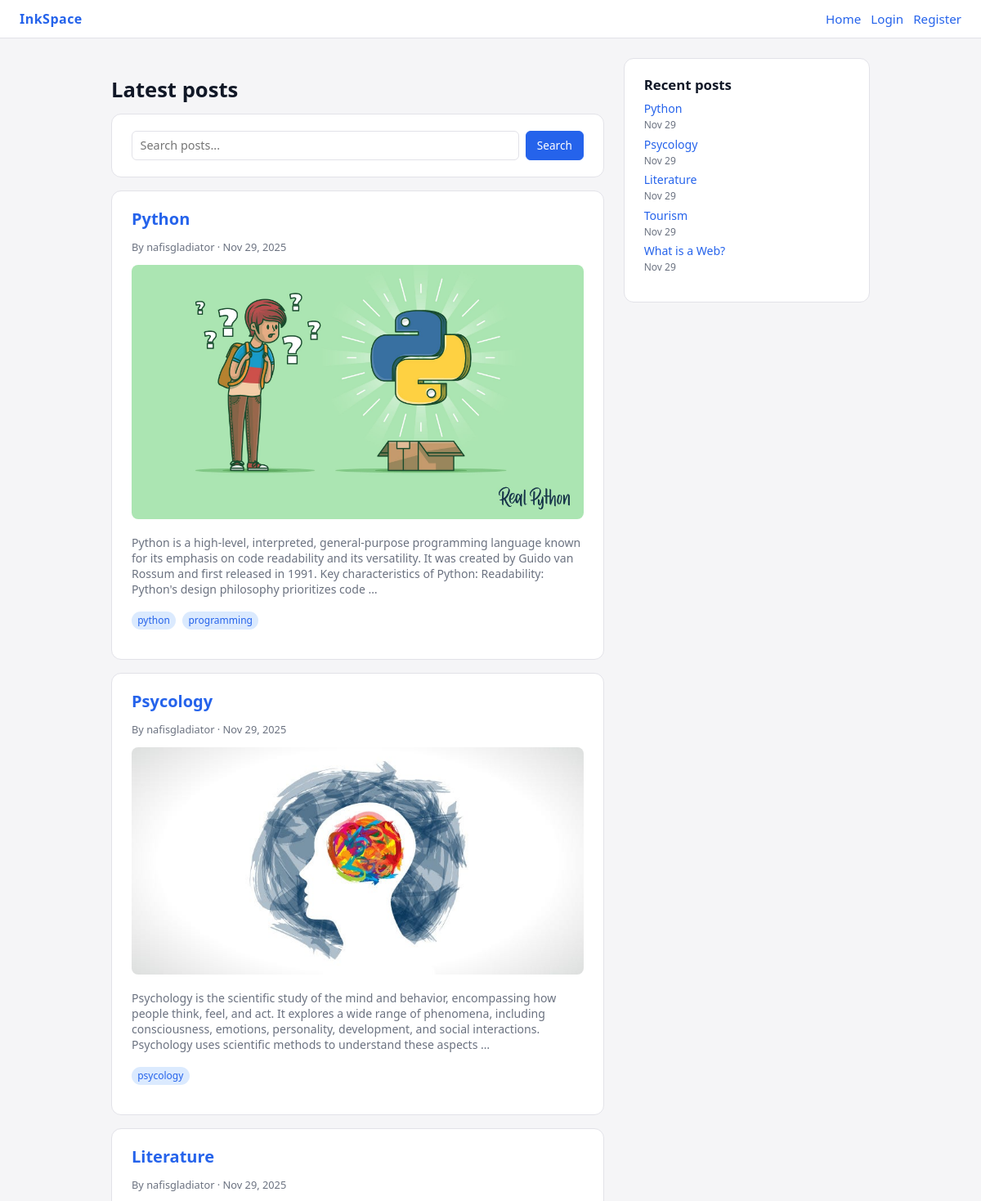
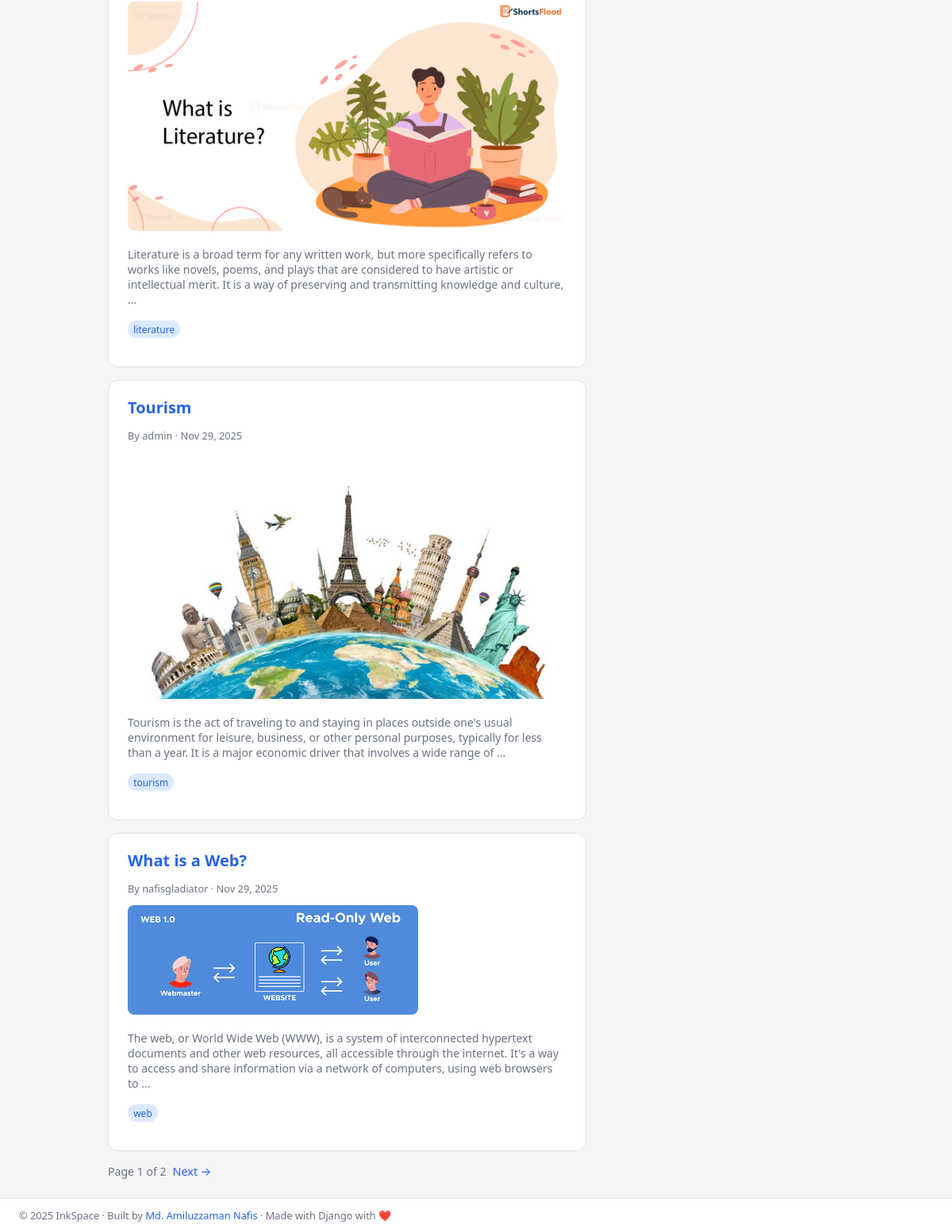
The page / on the database its author committed (2 pictures, top to bottom).
### blog/models.py (models this page shows, shortened)
class Post(models.Model):
    STATUS_CHOICES = (
        ('draft', 'Draft'),
        ('published', 'Published'),
    )
    title = models.CharField(max_length=200)
    slug = models.SlugField(unique=True, blank=True)
    author = models.ForeignKey(User, on_delete=models.CASCADE, related_name='posts')
    content = models.TextField()
    featured_image = models.ImageField(
        upload_to='posts/',
        blank=True,
        null=True
    )
    status = models.CharField(
        max_length=10,
        choices=STATUS_CHOICES,
        default='draft'
    )
    created_at = models.DateTimeField(auto_now_add=True)
    updated_at = models.DateTimeField(auto_now=True)
    tags = TaggableManager()

### blog/views.py (the view)
# urls.py: path('', views.PostListView.as_view(), name='post_list'),
class PostListView(ListView):
    model = Post
    template_name = 'blog/post_list.html'
    context_object_name = 'posts'
    paginate_by = 5
    def get_queryset(self):
        queryset = Post.objects.filter(status='published').order_by('-created_at')
        query = self.request.GET.get('q')
        if query:
            queryset = queryset.filter(
                Q(title__icontains=query) |
                Q(content__icontains=query)
            )
        return queryset
    def get_context_data(self, **kwargs):
        context = super().get_context_data(**kwargs)
        context['q'] = self.request.GET.get('q', '')
        return context

### blog/templatetags/blog_extras.py (called while the page is built)
@register.simple_tag
def recent_posts(count=5):
    return Post.objects.filter(status='published').order_by('-created_at')[:count]

### templates/blog/post_list.html (shortened to what this page needs)
{% extends "base.html" %}
{% load blog_extras %}
{% block content %}
<h1 class="page-title">Latest posts</h1>
<div class="search-bar card">
    <form method="get" class="search-row">
        <input type="text" name="q" placeholder="Search posts..." value="{{ q }}">
        <button type="submit" class="btn">Search</button>
    </form>
</div>
{% for post in posts %}
    <article class="card">
        <div class="card-header">
            <h2 class="card-title">
                <a href="{% url 'post_detail' post.slug %}">{{ post.title }}</a>
            </h2>
            <p class="card-meta">
                By {{ post.author }} · {{ post.created_at|date:"M j, Y" }}
            </p>
        </div>
        {% if post.featured_image %}
            <div style="margin-bottom:0.75rem;">
                <img src="{{ post.featured_image.url }}" alt="{{ post.title }}" style="max-width:100%; border-radius:8px;">
            </div>
        {% endif %}
        <p class="muted">
            {{ post.content|truncatewords:40 }}
        </p>
        <p>
            {% for tag in post.tags.all %}
                <a href="{% url 'post_by_tag' tag.slug %}" class="tag-pill">{{ tag.name }}</a>
            {% empty %}
                <span class="muted">No tags</span>
            {% endfor %}
        </p>
    </article>
{% endfor %}
<div class="pagination">
    {% if is_paginated %}
        <span class="muted">
            Page {{ page_obj.number }} of {{ page_obj.paginator.num_pages }}
        </span>
        {% if page_obj.has_next %}
            <a href="?q={{ q }}&page={{ page_obj.next_page_number }}">Next →</a>
        {% endif %}
    {% endif %}
</div>
{% endblock %}
{% block sidebar %}
<div class="card">
    <h3 class="card-title" style="font-size:1.05rem;">Recent posts</h3>
    {% recent_posts 5 as recent_list %}
    <ul class="muted" style="list-style:none; padding-left:0; margin-top:0.5rem;">
        {% for p in recent_list %}
            <li style="margin-bottom:0.35rem;">
                <a href="{% url 'post_detail' p.slug %}">{{ p.title }}</a><br>
                <span style="font-size:0.75rem;">{{ p.created_at|date:"M j" }}</span>
            </li>
        {% empty %}
            <li>No recent posts yet.</li>
        {% endfor %}
    </ul>
</div>
{% endblock %}

### templates/base.html (shortened to what this page needs)
{% load static %}
<!DOCTYPE html>
<html lang="en">
<head>
</head>
<body>
<div class="layout">
    <header class="navbar">
        <div class="navbar-brand">
            <a href="{% url 'post_list' %}">InkSpace</a>
        </div>
        <nav class="navbar-links">
            <a href="{% url 'post_list' %}">Home</a>
            {% if user.is_authenticated %}
                <a href="{% url 'dashboard' %}">Dashboard</a>
                <form method="post" action="{% url 'logout' %}">
                    {% csrf_token %}
                    <button type="submit" class="btn-outline">Logout</button>
                </form>
            {% else %}
                <a href="{% url 'login' %}">Login</a>
                <a href="{% url 'signup' %}">Register</a>
            {% endif %}
        </nav>
    </header>
    <main class="container">
        {% block body %}
        <div class="layout-main">
            <section class="content">
                {% block content %}{% endblock %}
            </section>
            <aside class="sidebar">
                {% block sidebar %}{% endblock %}
            </aside>
        </div>
        {% endblock %}
    </main>
    <footer class="footer">
        © {% now "Y" %} InkSpace · Built by
        <a href="https://github.com/luser-hash/" target="_blank" rel="noopener noreferrer">Md. Amiluzzaman Nafis</a>
        · Made with Django with ❤️
    </footer>
</div>
</body>
</html>

### templates/base.html (style rules this page uses)
:root { --bg: #f5f5f7; --bg-card: #ffffff; --border: #e2e2e8; --text-main: #111827; --text-muted: #6b7280; --accent: #2563eb; --accent-soft: #dbeafe; --danger: #dc2626; --radius-lg: 12px; --radius-sm: 6px; }
* { box-sizing: border-box; }
body { margin: 0; font-family: system-ui, -apple-system, BlinkMacSystemFont, "Segoe UI", sans-serif; background-color: var(--bg); color: var(--text-main); }
a { color: var(--accent); text-decoration: none; }
.layout { min-height: 100vh; display: flex; flex-direction: column; }
.navbar { background-color: #ffffff; border-bottom: 1px solid var(--border); padding: 0.75rem 1.5rem; display: flex; align-items: center; justify-content: space-between; position: sticky; top: 0; z-index: 10; }
.navbar-brand { font-weight: 700; letter-spacing: 0.03em; }
.navbar-links { display: flex; align-items: center; gap: 0.75rem; font-size: 0.95rem; }
.btn, .btn-outline, .btn-danger { display: inline-flex; align-items: center; justify-content: center; padding: 0.35rem 0.8rem; border-radius: var(--radius-sm); font-size: 0.85rem; border: 1px solid transparent; cursor: pointer; background: none; font-family: inherit; }
.btn { background-color: var(--accent); color: #ffffff; border-color: var(--accent); }
.container { width: 100%; max-width: 960px; margin: 1.5rem auto; padding: 0 1rem; flex: 1; }
.layout-main { display: flex; flex-direction: row; gap: 1.5rem; }
.content { flex: 2; }
.sidebar { flex: 1; }
.card { background-color: var(--bg-card); border-radius: var(--radius-lg); border: 1px solid var(--border); padding: 1.25rem 1.5rem; margin-bottom: 1rem; }
.card-header { margin-bottom: 0.5rem; }
.card-title { margin: 0; font-size: 1.25rem; }
.card-meta { font-size: 0.8rem; color: var(--text-muted); }
.tag-pill { display: inline-block; padding: 0.15rem 0.45rem; font-size: 0.75rem; border-radius: 999px; background-color: var(--accent-soft); color: var(--accent); margin-right: 0.25rem; }
.muted { color: var(--text-muted); font-size: 0.88rem; }
.page-title { font-size: 1.6rem; margin-bottom: 0.75rem; }
form { margin: 0; }
input[type="text"], input[type="password"], input[type="email"], textarea, select { width: 100%; padding: 0.45rem 0.6rem; border-radius: var(--radius-sm); border: 1px solid var(--border); font-family: inherit; font-size: 0.9rem; }
.search-bar { margin-bottom: 1rem; }
.search-row { display: flex; gap: 0.5rem; }
.pagination { display: flex; align-items: center; gap: 0.5rem; font-size: 0.9rem; margin-top: 1rem; }
.footer { border-top: 1px solid var(--border); padding: 0.75rem 1.5rem; font-size: 0.8rem; color: var(--text-muted); background-color: #ffffff; }

### rows shown on the page
Post: title "Python", author "nafisgladiator", created_at "Nov 29, 2025", featured_image (picture), content "Python is a high-level, interpreted, general-purpose programming language known for its emphasis on code readability and its versatility. It was created by Guido van Rossum and first released in 1991. Key characteristics of Python: Readability: Python's design philosophy prioritizes code …", created_at "Nov 29"
Tag: name "python"
Tag: name "programming"
Post: title "Psycology", author "nafisgladiator", created_at "Nov 29, 2025", featured_image (picture), content "Psychology is the scientific study of the mind and behavior, encompassing how people think, feel, and act. It explores a wide range of phenomena, including consciousness, emotions, personality, development, and social interactions. Psychology uses scientific methods to understand these aspects …", created_at "Nov 29"
Tag: name "psycology"
Post: title "Literature", author "nafisgladiator", created_at "Nov 29, 2025", featured_image (picture), content "Literature is a broad term for any written work, but more specifically refers to works like novels, poems, and plays that are considered to have artistic or intellectual merit. It is a way of preserving and transmitting knowledge and culture, …", created_at "Nov 29"
Tag: name "literature"
Post: title "Tourism", author "admin", created_at "Nov 29, 2025", featured_image (picture), content "Tourism is the act of traveling to and staying in places outside one's usual environment for leisure, business, or other personal purposes, typically for less than a year. It is a major economic driver that involves a wide range of …", created_at "Nov 29"
Tag: name "tourism"
Post: title "What is a Web?", author "nafisgladiator", created_at "Nov 29, 2025", featured_image (picture), content "The web, or World Wide Web (WWW), is a system of interconnected hypertext documents and other web resources, all accessible through the internet. It's a way to access and share information via a network of computers, using web browsers to …", created_at "Nov 29"
Tag: name "web"

### other values the page prints
{{ page_obj.number }} "1"
{{ page_obj.paginator.num_pages }} "2"
